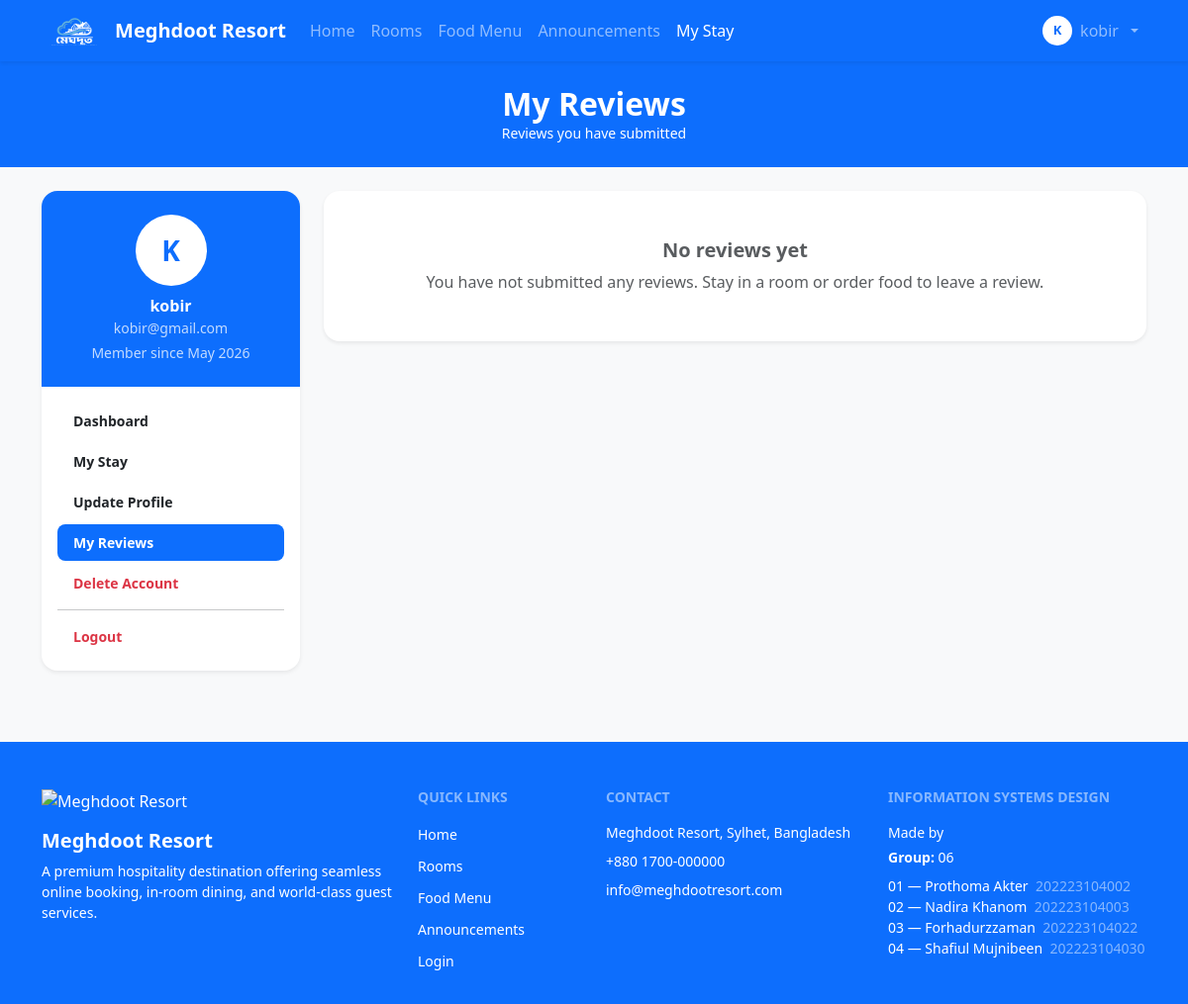
The app's page /user/my_reviews.php (signed in), older data.
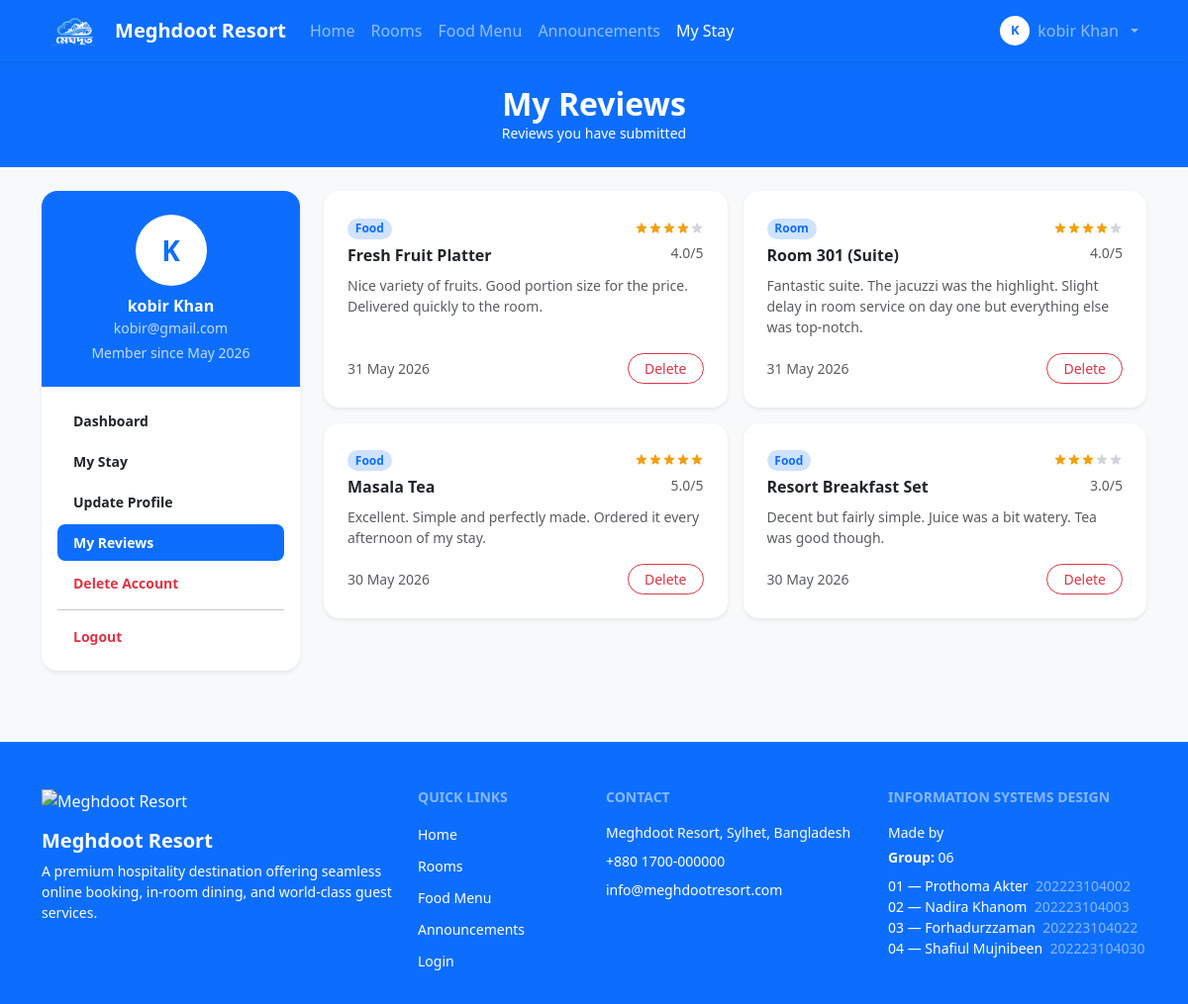
The same page, newer data.
### tables this page shows
CREATE TABLE `user` (
  `User_id` int(11) NOT NULL,
  `Name` varchar(100) NOT NULL,
  `Email` varchar(100) NOT NULL,
  `Password` varchar(255) NOT NULL,
  `Role` enum('guest','receptionist','manager','admin') NOT NULL DEFAULT 'guest',
  `Phone` varchar(20) DEFAULT NULL,
  `Photo` varchar(255) DEFAULT NULL,
  `Created_at` timestamp NOT NULL DEFAULT current_timestamp()
);

CREATE TABLE `review` (
  `review_id` int(11) NOT NULL,
  `guest_id` int(11) NOT NULL,
  `target_type` enum('room','food') NOT NULL,
  `target_id` int(11) NOT NULL,
  `rating` tinyint(1) NOT NULL CHECK (`rating` between 1 and 5),
  `comment` text DEFAULT NULL,
  `created_at` timestamp NOT NULL DEFAULT current_timestamp()
);

### user/my_reviews.php (the view, shortened to what the changed rows need)
<?php
include '../db.php';
$user_id = (int)$_SESSION['user_id'];
$stmt = $conn->prepare("SELECT Name, Email, Photo, Created_at FROM user WHERE User_id = ?");
$stmt->bind_param("i", $user_id);
$stmt->execute();
$user = $stmt->get_result()->fetch_assoc();
$stmt = $conn->prepare("
    SELECT r.review_id, r.target_type, r.target_id, r.rating, r.comment, r.created_at,
           CASE
               WHEN r.target_type = 'room' THEN CONCAT('Room ', rm.room_number, ' (', rm.type, ')')
               WHEN r.target_type = 'food' THEN fm.name
               ELSE r.target_type
           END AS target_label
    FROM review r
    LEFT JOIN room rm ON r.target_type = 'room' AND r.target_id = rm.room_id
    LEFT JOIN food_menu fm ON r.target_type = 'food' AND r.target_id = fm.menu_id
    WHERE r.guest_id = ?
    ORDER BY r.created_at DESC
");
$stmt->bind_param("i", $user_id);
$stmt->execute();
$reviews = $stmt->get_result()->fetch_all(MYSQLI_ASSOC);
?>
<!DOCTYPE html>
<html lang="en">
<head>
    <link rel="stylesheet" href="../bootstrap-5.3.8-dist/css/bootstrap.min.css"
        onerror="this.onerror=null;this.href='https://cdn.jsdelivr.net/npm/bootstrap@5.3.8/dist/css/bootstrap.min.css'">
</head>
<body class="bg-light">
<?php include '../navbar.php'; ?>
<div class="bg-primary text-white py-4 text-center">
    <div class="container">
        <h2 class="fw-bold mb-0">My Reviews</h2>
    </div>
</div>
<section class="py-4">
<div class="container">
<div class="row g-4">
    <div class="col-lg-3">
        <?php include 'sidebar.php'; ?>
    </div>
    <div class="col-lg-9">
        <?php if (empty($reviews)): ?>
            <div class="card border-0 shadow-sm rounded-4 p-5 text-center text-muted">
                <h5 class="fw-bold">No reviews yet</h5>
                <p class="mb-0">You have not submitted any reviews. Stay in a room or order food to leave a review.</p>
            </div>
        <?php else: ?>
        <div class="row g-3">
            <?php foreach ($reviews as $r):
                $stars = '';
                for ($i = 1; $i <= 5; $i++) {
                    $fill = $i <= $r['rating'] ? '#f59e0b' : '#d1d5db';
                    $stars .= '<svg width="14" height="14" viewBox="0 0 20 20" fill="' . $fill . '" xmlns="http://www.w3.org/2000/svg" style="display:inline;">
                        <path d="M9.049 2.927c.3-.921 1.603-.921 1.902 0l1.07 3.292a1 1 0 00.95.69h3.462c.969 0 1.371 1.24.588 1.81l-2.8 2.034a1 1 0 00-.364 1.118l1.07 3.292c.3.921-.755 1.688-1.54 1.118l-2.8-2.034a1 1 0 00-1.175 0l-2.8 2.034c-.784.57-1.838-.197-1.539-1.118l1.07-3.292a1 1 0 00-.364-1.118L2.98 8.72c-.783-.57-.38-1.81.588-1.81h3.461a1 1 0 00.951-.69l1.07-3.292z"/>
                    </svg>';
                }
                $type_label = ucfirst($r['target_type']);
            ?>
            <div class="col-md-6">
                <div class="card border-0 shadow-sm rounded-4 p-4 h-100">
                    <div class="d-flex justify-content-between align-items-start mb-2">
                        <div>
                            <span class="badge bg-primary-subtle text-primary rounded-pill small">
                                <?php echo $type_label; ?>
                            </span>
                            <div class="fw-semibold mt-1">
                                <?php echo htmlspecialchars($r['target_label'] ?? $type_label); ?>
                            </div>
                        </div>
                        <div class="text-end">
                            <div><?php echo $stars; ?></div>
                            <div class="text-muted small mt-1"><?php echo number_format($r['rating'], 1); ?>/5</div>
                        </div>
                    </div>
                    <?php if ($r['comment']): ?>
                    <p class="text-muted small mb-3">
                        <?php echo htmlspecialchars($r['comment']); ?>
                    </p>
                    <?php endif; ?>
                    <div class="d-flex justify-content-between align-items-center mt-auto">
                        <small class="text-muted">
                            <?php echo date('d M Y', strtotime($r['created_at'])); ?>
                        </small>
                        <form method="POST" onsubmit="return confirm('Delete this review?');">
                            <button type="submit" name="delete_review"
                                class="btn btn-outline-danger btn-sm rounded-pill px-3">
                                Delete
                            </button>
                        </form>
                    </div>
                </div>
            </div>
            <?php endforeach; ?>
        </div>
        <?php endif; ?>
    </div>
</div>
</div>
</section>
</body>
</html>

### navbar.php (shortened to what the changed rows need)
<?php
$logged  = isset($_SESSION['user_id']);
$script_path = $_SERVER['PHP_SELF'];
$depth = '';
if (str_contains($script_path, '/admin/'))        $depth = '../';
elseif (str_contains($script_path, '/receptionist/')) $depth = '../';
elseif (str_contains($script_path, '/user/'))     $depth = '../';
?>
<nav class="navbar navbar-expand-lg navbar-dark bg-primary sticky-top shadow-sm">
    <div class="container">
        <div class="collapse navbar-collapse" id="navbarMain">
            <ul class="navbar-nav ms-auto mb-2 mb-lg-0 align-items-lg-center">
                <?php if ($logged): ?>
                    <li class="nav-item dropdown">
                        <a class="nav-link dropdown-toggle d-flex align-items-center gap-2" href="#"
                            data-bs-toggle="dropdown">
                            <?php if (!empty($_SESSION['photo'])): ?>
                                <img src="<?php echo $depth . htmlspecialchars($_SESSION['photo']); ?>" class="rounded-circle"
                                    style="height:30px;width:30px;object-fit:cover;">
                            <?php else: ?>
                                <span
                                    class="rounded-circle bg-white text-primary fw-bold d-flex align-items-center justify-content-center"
                                    style="height:30px;width:30px;font-size:13px;flex-shrink:0;">
                                    <?php echo strtoupper(mb_substr($_SESSION['name'], 0, 1)); ?>
                                </span>
                            <?php endif; ?>
                            <?php echo htmlspecialchars($_SESSION['name']); ?>
                        </a>
                    </li>
                <?php endif; ?>
            </ul>
        </div>
    </div>
</nav>

### user/sidebar.php (shortened to what the changed rows need)
<?php
$photo = $user['Photo'] ?? '';
$photo_src = $photo ? '../' . $photo : '';
$current_page = basename($_SERVER['PHP_SELF']);
$nav_items = [
    'dashboard.php'      => 'Dashboard',
    'my_stay.php'        => 'My Stay',
    'update_profile.php' => 'Update Profile',
    'my_reviews.php'     => 'My Reviews',
    'delete_account.php' => 'Delete Account',
];
?>
<div class="card border-0 shadow-sm rounded-4 overflow-hidden">
    <div class="bg-primary text-white text-center py-4 px-3">
        <?php if ($photo_src): ?>
            <img src="<?php echo htmlspecialchars($photo_src); ?>"
                class="rounded-circle mb-2"
                style="width:72px;height:72px;object-fit:cover;border:3px solid rgba(255,255,255,0.5);">
        <?php else: ?>
            <div class="rounded-circle bg-white text-primary fw-bold mx-auto mb-2 d-flex align-items-center justify-content-center"
                style="width:72px;height:72px;font-size:28px;">
                <?php echo strtoupper(mb_substr($user['Name'], 0, 1)); ?>
            </div>
        <?php endif; ?>
        <div class="fw-bold"><?php echo htmlspecialchars($user['Name']); ?></div>
        <div class="small opacity-75"><?php echo htmlspecialchars($user['Email']); ?></div>
        <div class="small opacity-75 mt-1">
            Member since <?php echo date('M Y', strtotime($user['Created_at'])); ?>
        </div>
    </div>
    <div class="d-flex flex-column p-3 gap-1">
        <?php foreach ($nav_items as $href => $label):
            $is_active = ($current_page === $href);
            $is_danger = ($href === 'delete_account.php');
            if ($is_active) {
                $cls = 'bg-primary text-white';
            } elseif ($is_danger) {
                $cls = 'text-danger';
            } else {
                $cls = 'text-dark';
            }
        ?>
        <a href="<?php echo $href; ?>"
            class="rounded-3 px-3 py-2 text-decoration-none fw-semibold small <?php echo $cls; ?>">
            <?php echo $label; ?>
        </a>
        <?php endforeach; ?>
        <hr class="my-1">
        <a href="../logout.php"
            class="rounded-3 px-3 py-2 text-decoration-none fw-semibold small text-danger">
            Logout
        </a>
    </div>
</div>

Row changes from the older to the newer data that the page shows:
changed user "kobir@gmail.com": Name "kobir" → "kobir Khan"
added review: target_type "Food", target_label "Fresh Fruit Platter", rating "4.0", comment "Nice variety of fruits. Good portion size for the price. Delivered quickly to the room.", created_at "31 May 2026"
added review: target_type "Room", target_label "Room 301 (Suite)", rating "4.0", comment "Fantastic suite. The jacuzzi was the highlight. Slight delay in room service on day one but everything else was top-notch.", created_at "31 May 2026"
added review: target_type "Food", target_label "Masala Tea", rating "5.0", comment "Excellent. Simple and perfectly made. Ordered it every afternoon of my stay.", created_at "30 May 2026"
added review: target_type "Food", target_label "Resort Breakfast Set", rating "3.0", comment "Decent but fairly simple. Juice was a bit watery. Tea was good though.", created_at "30 May 2026"
Text that changed along with them:
$_SESSION['name']: "kobir" → "kobir Khan"
text no longer shown: "No reviews yet You have not submitted any reviews. Stay in a room or order food to leave a review."
